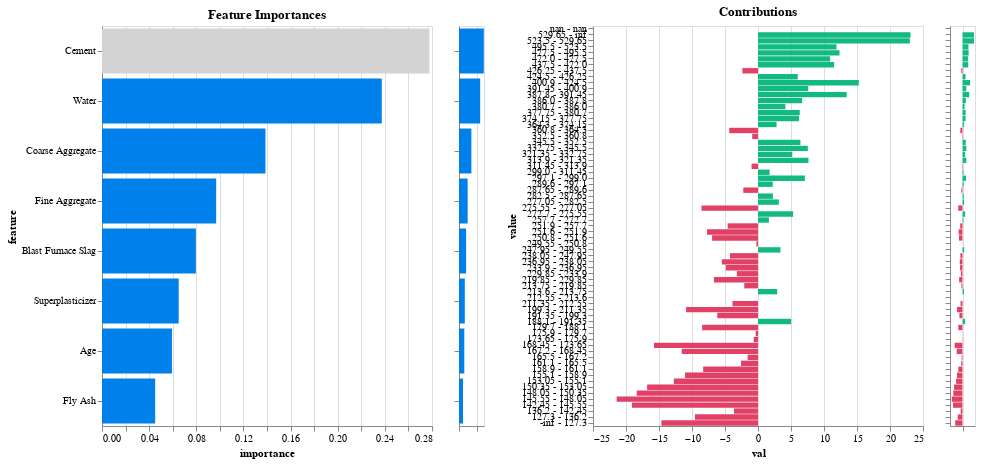

Notebook code for this chart:
### Markdown cell above
## 4. Model Interpretability and Explainability

Understand which concrete mixture components most influence compressive strength.

### Code cell
model.explain()

### Figure 1 — Vega-Lite specification as saved in the notebook (floating-point values rounded to 4 significant figures; data arrays with more than 128 entries replaced by an {"elided": "..."} marker saying what was removed)
{"config": {"view": {"continuousWidth": 300, "continuousHeight": 300}}, "hconcat": [{"mark": {"type": "bar", "color": "#0080ea"}, "encoding": {"color": {"condition": {"param": "param_1", "value": "lightgray"}, "value": "#0080ea"}, "tooltip": {"field": "importance_label", "type": "nominal"}, "x": {"field": "importance", "type": "quantitative"}, "y": {"field": "feature", "sort": {"field": "importance", "order": "descending"}, "type": "nominal"}}, "height": 400, "name": "view_1", "title": "Feature Importances", "transform": [{"filter": {"param": "param_2"}}], "width": 330}, {"mark": {"type": "bar", "color": "#0080ea"}, "encoding": {"x": {"axis": {"labels": false, "title": null}, "field": "importance", "type": "quantitative"}, "y": {"axis": {"labels": false, "title": null}, "field": "feature", "sort": "-x", "type": "nominal"}}, "height": 400, "name": "view_2", "width": 25}, {"data": {"name": "data-3f8905bbbe319e53e65d0fe6ddd60f1b"}, "mark": {"type": "bar", "color": "#e14067"}, "encoding": {"color": {"condition": {"test": "(datum.contribution < 0)", "value": "#e14067"}, "value": "#12b980"}, "tooltip": {"field": "score_label", "type": "nominal"}, "x": {"field": "val", "type": "quantitative"}, "y": {"field": "value", "sort": {"field": "index", "order": "descending"}, "type": "nominal"}}, "height": 400, "name": "view_3", "title": "Contributions", "transform": [{"fold": ["contribution", "mean", "frequency"], "as": ["column", "val"]}, {"filter": {"param": "Select"}}, {"filter": {"param": "param_1"}}, {"filter": {"param": "param_3"}}], "width": 330}, {"data": {"name": "data-3f8905bbbe319e53e65d0fe6ddd60f1b"}, "mark": {"type": "bar", "color": "#e14067"}, "encoding": {"color": {"condition": {"test": "(datum.contribution < 0)", "value": "#e14067"}, "value": "#12b980"}, "x": {"axis": {"labels": false, "title": null}, "field": "contribution", "type": "quantitative"}, "y": {"axis": {"labels": false, "title": null}, "field": "value", "sort": {"field": "index", "order": "descending"}, "type": "nominal"}}, "height": 400, "name": "view_4", "transform": [{"filter": {"param": "param_1"}}], "width": 25}], "data": {"name": "data-286a8745c5ffd7aaf85be5ac968f29a0"}, "params": [{"name": "param_1", "select": {"type": "point", "fields": ["feature"]}, "value": "Cement", "views": ["view_1"]}, {"name": "Select", "select": {"type": "point", "fields": ["column"]}, "bind": {"input": "select", "options": ["contribution", "mean", "frequency"]}, "value": "contribution", "views": ["view_1", "view_3"]}, {"name": "param_2", "select": {"type": "interval", "encodings": ["y"]}, "views": ["view_2"]}, {"name": "param_3", "select": {"type": "interval", "encodings": ["y"]}, "views": ["view_4"]}], "$schema": "https://vega.github.io/schema/vega-lite/v5.20.1.json", "datasets": {"data-286a8745c5ffd7aaf85be5ac968f29a0": [{"feature": "Fly Ash", "importance": 0.04512, "importance_label": "4.5%"}, {"feature": "Age", "importance": 0.05937, "importance_label": "5.9%"}, {"feature": "Superplasticizer", "importance": 0.06507, "importance_label": "6.5%"}, {"feature": "Blast Furnace Slag", "importance": 0.07965, "importance_label": "8.0%"}, {"feature": "Fine Aggregate", "importance": 0.09689, "importance_label": "9.7%"}, {"feature": "Coarse Aggregate", "importance": 0.1387, "importance_label": "13.9%"}, {"feature": "Water", "importance": 0.2374, "importance_label": "23.7%"}, {"feature": "Cement", "importance": 0.2778, "importance_label": "27.8%"}], "data-3f8905bbbe319e53e65d0fe6ddd60f1b": {"elided": "370 records"}}}
